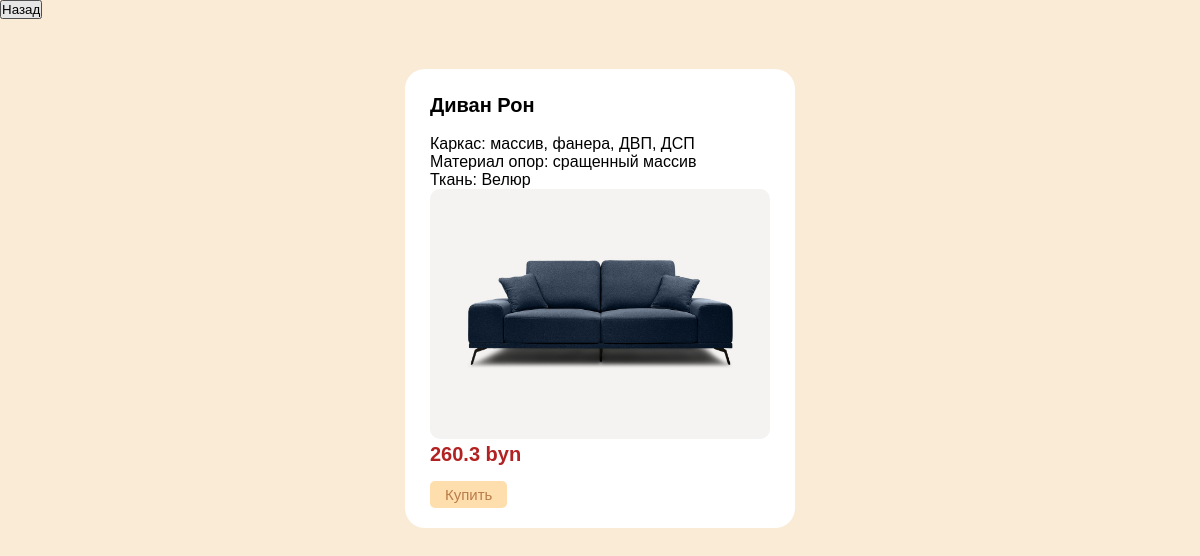
Page /admin/read.php?id=12 (signed in) on the committed database.
### tables this page shows
CREATE TABLE `product` (
  `id` int(5) NOT NULL,
  `name` varchar(100) NOT NULL,
  `price` float UNSIGNED NOT NULL,
  `about` text,
  `image` varchar(100) DEFAULT NULL,
  `category_id` int(5) NOT NULL
);

### admin/read.php (the view, shortened to what this page needs)
<!doctype html>
<html lang="en">
<head>
    <link rel="stylesheet" href="../css/css_styles.css">
</head>
<body>
<p><a href="../admin.php"><button>Назад</button></a></p>
<?php
$id = $_GET['id'];
require '../mysqli.php';
$good = $mysql->query("SELECT * FROM `product` WHERE `id` = '$id'");
$good = $good->fetch_assoc();
?>
<div class="catalog">
    <div class="product" style="margin: 50px auto;">
        <p><b class="name-product"><?=$good["name"]?></b></p><br>
        <p><?=$good["about"]?></p>
        <img class="image-catalog" src="../img/<?=$good["image"]?>">
        <p class="price"><b><?=$good["price"]?> byn</b></p>
        <a href=""><button class="add-to-basket">Купить</button></a><br>
    </div>
</div>

### css/css_styles.css (style rules this page uses)
* { padding: 0; margin: 0; }
body { background-color: antiquewhite !important; font-family: "Trebuchet MS", sans-serif; font-size: 16px; }
.catalog { display: flex; justify-content: space-between; flex-wrap: wrap; }
.name-product { font-size: 20px; }
.price { color: firebrick; font-size: 20px; }
.image-catalog { width: 340px; height: 250px; }
.product { list-style: none; padding: 25px; background: white; position: relative; width: 340px; margin: 20px 30px; border-radius: 20px; }
.image-catalog { border-radius: 10px; }
.add-to-basket { border: 0; padding: 5px 15px; color: #b97c49; font-size: 15px; background: navajowhite; position: relative; top: 5px; border-radius: 5px; margin-top: 10px; vertical-align: bottom; }

### rows in the picture
product: name "Диван Рон", about "Каркас: массив, фанера, ДВП, ДСП Материал опор: сращенный массив Ткань: Велюр", image (picture), price "260.3"
